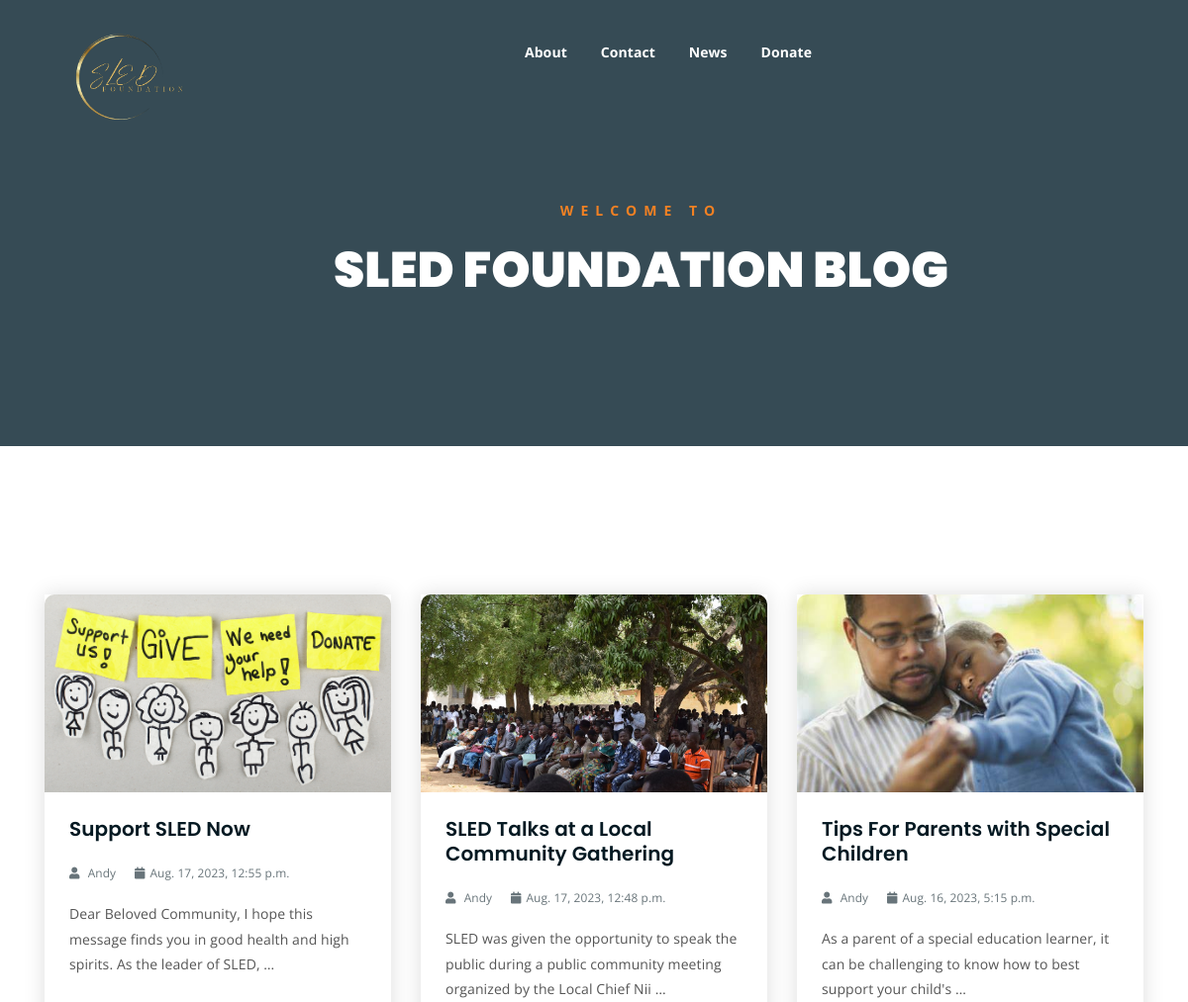
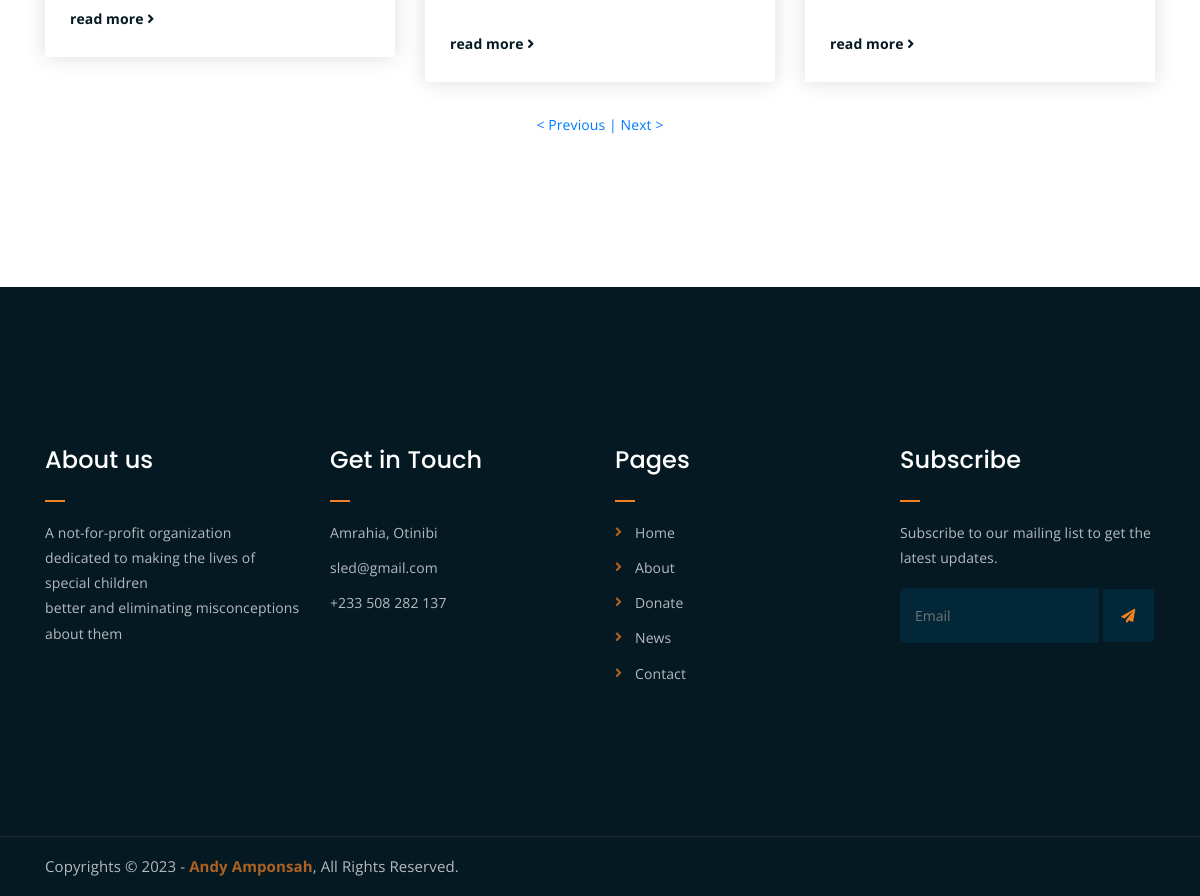
Screenshot of /?page=2 with the database file from the repository (2 pictures, top to bottom).
### blog/models.py (models this page shows, shortened)
class Blog(models.Model):
    title = models.CharField(max_length=255)
    content = models.TextField()
    image = image = models.ImageField(upload_to='media', blank=True)
    created_at = models.DateTimeField(auto_now=True)

### blog/views.py (the view)
# urls.py: path("",BV.index,name='index' ),
def index(request):
    c = Blog.objects.all().order_by('-created_at')
    p = Paginator(c, 3)
    page_number = request.GET.get('page')
    try:
        page_obj = p.get_page(page_number)  # returns the desired page object
    except PageNotAnInteger:
        page_obj = p.page(1)
    except EmptyPage:
        page_obj = p.page(p.num_pages)
    return render(request, 'news.html', {'page_obj':page_obj})

### blog/templates/news.html (shortened to what this page needs)
{% extends 'base.html' %}
{% load static %}
{% block main_content %}
	<div class="breadcrumb-section breadcrumb-bg">
		<div class="container">
			<div class="row">
				<div class="col-lg-9 offset-lg-2 text-center">
					<div class="breadcrumb-text">
						<p>welcome to</p>
						<h1>SLED FOUNDATION BLOG</h1>
					</div>
				</div>
			</div>
		</div>
	</div>
	<div class="latest-news mt-150 mb-150">
		<div class="container">
			<div class="row">
				{% for blog in page_obj.object_list %}
				<div class="col-lg-4 col-md-6">
					<div class="single-latest-news">
						<a href="{% url 'display_blog' blog.id %}"><div class="latest-news-bg" style="background-image: url('{{ blog.image.url}}');">
						</div></a>
						<div class="news-text-box">
							<h3><a href="{% url 'display_blog' blog.id %}">{{blog.title|truncatewords:8}}</a></h3>
							<p class="blog-meta">
								<span class="author"><i class="fas fa-user"></i> Andy</span>
								<span class="date"><i class="fas fa-calendar"></i>{{blog.created_at}}</span>
							</p>
							<p class="excerpt">{{blog.content|truncatewords:20}}</p>
							<a href="{% url 'display_blog' blog.id %}" class="read-more-btn">read more <i class="fas fa-angle-right"></i></a>
						</div>
					</div>
				</div>
				{% endfor %}
			</div>
			<center>
				{%if page_obj.has_previous %}
					<a href="?page={{page_obj.previous_page_number}}">< Previous |</a>
				{% endif %}
				{%if page_obj.has_next %}
					<a href="?page={{page_obj.next_page_number}}">Next ></a>
				{% endif %}
			</center>
		</div>
	</div>
{% endblock main_content %}

### blog/static/assets/css/main.css (style rules this page uses)
html { font-size: 14px; font-weight: 400; line-height: 28px; height: 100%; }
body { font-family: "Open Sans", sans-serif; font-weight: 400; font-size: 1rem; letter-spacing: 0.1px; line-height: 1.8; color: #051922; overflow-x: hidden; }
a { cursor: pointer; text-decoration: none; -webkit-transition: all 0.2s ease-in-out; -o-transition: all 0.2s ease-in-out; transition: all 0.2s ease-in-out; }
h1, .h1, h2, .h2, h3, .h3, h4, .h4, h5, .h5, h6, .h6 { font-family: "Poppins", sans-serif; font-weight: 700; margin: 0 0 1.25rem 0; color: #051922; }
h1:last-child, .h1:last-child, h2:last-child, .h2:last-child, h3:last-child, .h3:last-child, h4:last-child, .h4:last-child, h5:last-child, .h5:last-child, h6:last-child, .h6:last-child { margin: 0; }
h1, .h1 { font-size: 4rem; font-weight: 700; line-height: 4rem; }
h3, .h3 { font-size: 2rem; font-weight: 700; line-height: 2.25rem; }
p { font-family: "Open Sans", sans-serif; font-weight: 400; font-size: 1rem; letter-spacing: 0.1px; line-height: 1.8; color: #051922; margin: 0 0 1.25rem 0; }
.mt-150 { margin-top: 150px; }
.mb-150 { margin-bottom: 150px; }
a.read-more-btn { display: inline-block; margin-top: 15px; color: #051922; -webkit-transition: 0.3s; -o-transition: 0.3s; transition: 0.3s; font-weight: 700; }
.breadcrumb-bg { background-image: url(../img/breadcrumb-bg.jpg); }
.breadcrumb-text p { color: #F28123; font-weight: 700; text-transform: uppercase; letter-spacing: 7px; }
.breadcrumb-text h1 { font-size: 50px; font-weight: 900; color: #fff; margin: 0; margin-top: 20px; }
.breadcrumb-section { padding: 150px 0; background-size: cover; background-position: center center; position: relative; z-index: 1; background-attachment: fixed; padding-top: 200px; }
.breadcrumb-section:after { position: absolute; left: 0; top: 0; width: 100%; height: 100%; content: ""; background-color: #07212e; z-index: -1; opacity: 0.8; }
.latest-news-bg { -webkit-transition: 0.3s; -o-transition: 0.3s; transition: 0.3s; }
.single-latest-news { -webkit-box-shadow: 0 0 20px #dddddd; box-shadow: 0 0 20px #dddddd; -webkit-transition: 0.3s; -o-transition: 0.3s; transition: 0.3s; }
html, body { height: 100%; }
.latest-news-bg { height: 200px; background-size: cover; background-position: center; border-radius: 10px; background-color: #ddd; border-bottom-right-radius: 0; border-bottom-left-radius: 0; }
.single-latest-news h3 { font-size: 20px; line-height: 1.25em; font-weight: 600; }
.single-latest-news h3 a { color: #051922; }
p.blog-meta span { margin-right: 15px; opacity: 0.6; color: #051922; font-size: 0.85em; }
p.blog-meta span:last-child { margin-right: 0; }
p.blog-meta span i { margin-right: 5px; }
p.excerpt { line-height: 1.8; color: #555; }
.news-text-box { padding: 25px; border-bottom-left-radius: 5px; border-bottom-right-radius: 5px; }
.single-latest-news { margin-bottom: 30px; }

### rows the page displays
Blog: image (picture), title "Support SLED Now", created_at "Aug. 17, 2023, 12:55 p.m.", content "Dear Beloved Community, I hope this message finds you in good health and high spirits. As the leader of SLED, …"
Blog: image (picture), title "SLED Talks at a Local Community Gathering", created_at "Aug. 17, 2023, 12:48 p.m.", content "SLED was given the opportunity to speak the public during a public community meeting organized by the Local Chief Nii …"
Blog: image (picture), title "Tips For Parents with Special Children", created_at "Aug. 16, 2023, 5:15 p.m.", content "As a parent of a special education learner, it can be challenging to know how to best support your child's …"
